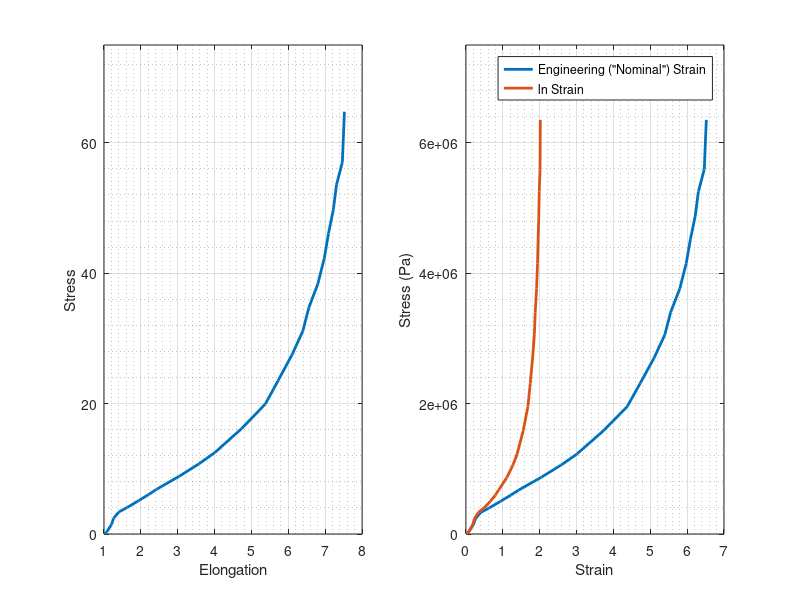

Recreate this plot in MATLAB.
clear;
a=importdata('Treloar_data.csv');
a(:,1);a(:,2);[m,n]=size(a);
L=0.010; % length in meters
current_length=a(:,1)*L;
engr_strain=(current_length-L)/L;
ln_strain=log(current_length/L);
format shortEng
% need to convert kg/cm^2 to Pascals
stress_pa=a(:,2)*100*100*9.80665;
% write out text file that can be opened in 
% abaqus to define material property data
fID=fopen('Treloar_data_abaqus_format.dat','w');
for i=1:m
   % fprintf(fID,'%e   %e\n',stress_pa(i),ln_strain(i));
    fprintf(fID,'%e   %e\n',stress_pa(i),engr_strain(i));
end
fclose(fID);

figure
subplot(1,2,1)
h=plot(a(:,1),a(:,2));
axis([1 8  0 75]);
set(h,'LineWidth',2);
xlabel('Elongation')
ylabel('Stress')
grid on
grid minor
% 
subplot(1,2,2)
h=plot(engr_strain,stress_pa,ln_strain,stress_pa);
set(h,'LineWidth',2);
axis([0 7  0 7.5e6 ]);
xlabel('Strain')
ylabel('Stress (Pa)')
legend('Engineering ("Nominal") Strain','ln Strain');
grid on
grid minor
hold on


%post-process Abaqus RPT files
plotabaqusportion = 0
if plotabaqusportion == 1
  
    b=importdata('LE-S22.dat');
    b.data
    b.data(:,1)
    b.data(:,2)
    subplot(1,2,2)
    h=plot(b.data(:,1),b.data(:,2));

    c=importdata('NE-S22.dat');
    c.data
    c.data(:,1)
    c.data(:,2)
    subplot(1,2,2)
    h=plot(c.data(:,1),c.data(:,2));
end












